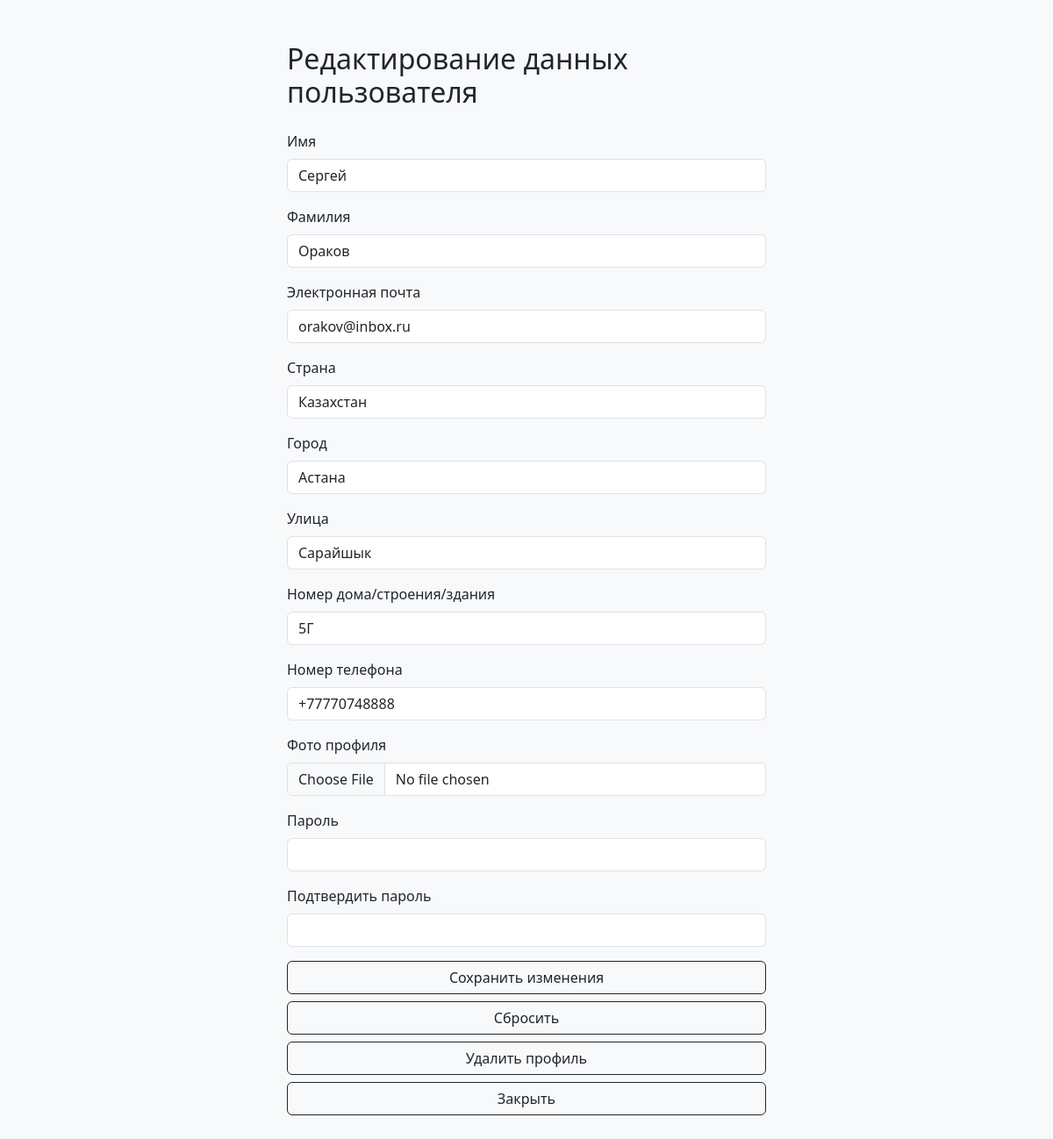
The page /edit_profile (signed in) on the database its author committed.
### main/models.py (models this page shows, shortened)
class CustomUser(AbstractBaseUser, PermissionsMixin):
    iin = models.CharField(max_length=12, unique=True)
    first_name = models.CharField(max_length=64)
    last_name = models.CharField(max_length=64)
    email = models.EmailField(max_length=128)
    country = models.CharField(max_length=64)
    city = models.CharField(max_length=64)
    street = models.CharField(max_length=64)
    home_number = models.CharField(max_length=64)
    phone_regex = RegexValidator(
        regex=r'^\+?1?\d{11}$',
        message='Номер телефона должен быть в международном формате: +77011234567'
    )
    phone = models.CharField(validators=[phone_regex], max_length=12)
    avatar = models.ImageField(upload_to='profile_photo', default='img/default_avatar.jpg')
    is_active = models.BooleanField(default=True)
    is_staff = models.BooleanField(default=False)
    date_joined = models.DateTimeField(default=timezone.now)
    class Meta:
        verbose_name = 'Пользователь'
        verbose_name_plural = 'Пользователи'
    USERNAME_FIELD = 'iin'
    REQUIRED_FIELDS = []
    objects = CustomUserManager()

### main/views.py (the view)
# urls.py: path('edit_profile', editProfileView, name='edit_profile_url'),
@login_required(login_url='login_url')
def editProfileView(request):
    user = request.user
    if request.method == 'POST':
        form = CustomUserChangeForm(request.POST, request.FILES, instance=user)
        if form.is_valid():
            form.save()
            return redirect('cabinet_url')
    else:
        form = CustomUserChangeForm(instance=user)
    return render(request, 'edit_profile.html', {'form': form})

### main/forms.py
class CustomUserChangeForm(UserChangeForm):
    class Meta:
        model = CustomUser
        fields = ('first_name', 'last_name', 'email', 'country', 'city', 'street', 'home_number', 'phone', 'avatar')

### main/context_processors.py (called while the page is built)
def current_year(request):
    return {'current_year': datetime.datetime.now().year}

### templates/edit_profile.html (shortened to what this page needs)
{% load static %}
<!DOCTYPE html>
<html lang="en">
<head>
    <link rel="stylesheet" href="https://cdn.jsdelivr.net/npm/bootstrap@5.3.0/dist/css/bootstrap.min.css">
</head>
<body>
    <div class="container mt-5">
    <div class="row justify-content-center">
        <div class="col-md-6">
        <h2 class="mb-4">Редактирование данных пользователя</h2>
        <form method="post" enctype="multipart/form-data">
            <div class="mb-3">
                <label for="first_name" class="form-label">Имя</label>
                <input type="text" class="form-control" id="first_name" name="first_name" maxlength="64" value="{{ user.first_name }}">
            </div>
            <div class="mb-3">
                <label for="last_name" class="form-label">Фамилия</label>
                <input type="text" class="form-control" id="last_name" name="last_name" maxlength="64" value="{{ user.last_name }}">
            </div>
            <div class="mb-3">
                <label for="email" class="form-label">Электронная почта</label>
                <input type="email" class="form-control" id="email" name="email" maxlength="128" value="{{ user.email }}">
            </div>
            <div class="mb-3">
                <label for="country" class="form-label">Страна</label>
                <input type="text" class="form-control" id="country" name="country" maxlength="64" value="{{ user.country }}">
            </div>
            <div class="mb-3">
                <label for="city" class="form-label">Город</label>
                <input type="text" class="form-control" id="city" name="city" maxlength="64" value="{{ user.city }}">
            </div>
            <div class="mb-3">
                <label for="street" class="form-label">Улица</label>
                <input type="text" class="form-control" id="street" name="street" maxlength="64" value="{{ user.street }}">
            </div>
            <div class="mb-3">
                <label for="home_number" class="form-label">Номер дома/строения/здания</label>
                <input type="text" class="form-control" id="home_number" name="home_number" maxlength="64" value="{{ user.home_number }}">
            </div>
            <div class="mb-3">
                <label for="phone" class="form-label">Номер телефона</label>
                <input type="tel" class="form-control" id="phone" name="phone" pattern="^\+?[0-9]{1,12}$" maxlength="12" value="{{ user.phone }}">
            </div>
            <div class="mb-3">
                <label for="avatar" class="form-label">Фото профиля</label>
                <input type="file" class="form-control" id="avatar" name="avatar" accept="image/*">
            </div>
            <div class="mb-3">
                <label for="password1" class="form-label">Пароль</label>
                <input type="password" class="form-control" id="password1" name="password1">
            </div>
            <div class="mb-3">
                <label for="password2" class="form-label">Подтвердить пароль</label>
                <input type="password" class="form-control" id="password2" name="password2">
            </div>
            <div class="d-grid gap-2 mt-3">
                <button type="submit" class="btn btn-outline-dark">Сохранить изменения</button>
                <button type="reset" class="btn btn-outline-dark">Сбросить</button>
                <a href="{% url 'user_delete_url' user.id %}" class="btn btn-outline-dark">Удалить профиль</a>
                <a href="{% url 'cabinet_url' %}" class="btn btn-outline-dark">Закрыть</a>
            </div>
        </form>
        </div>
    </div>
    </div>
</body>
</html>

### templates/edit_profile.html (style rules this page uses)
body { background-color: #f8f9fa; margin-bottom: 70px; }

### rows shown on the page
CustomUser: first_name "Сергей", last_name "Ораков", email "orakov@inbox.ru", country "Казахстан", city "Астана", street "Сарайшык", home_number "5Г", phone "+77770748888"
